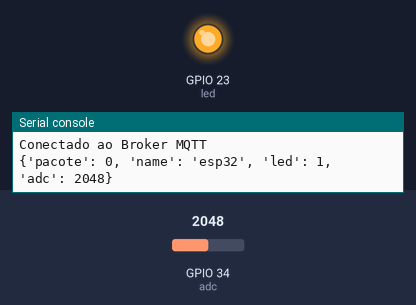
A program run on a simulated ESP32 board running MicroPython. Parts: output pins drawn as LEDs (lit = HIGH), the last lines printed to the serial console. The test bench sets the inputs (shaded band); at power-on: GPIO 34 (adc) = 2048 (analog values on the 0–4095 scale). WiFi joins after 1.5 s; no MQTT or app messages arrive unless stated.

Above: at 2.2 s.
At 12.1 s:
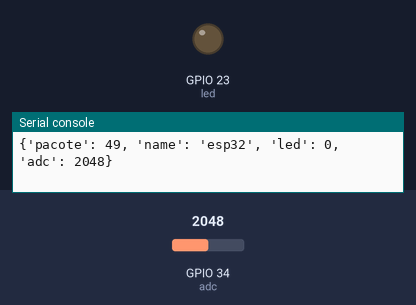
Timing chart, 0 to 21.7 s (numbered marks = the images above):
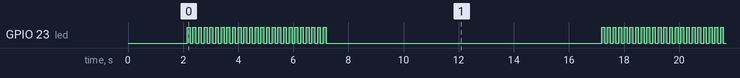

The program:

mqtt_servidor.py
```python
from umqtt.simple import MQTTClient
import network
from time import sleep
import ujson
from machine import Pin, ADC

# Configurar ADC
adc = ADC(Pin(34))
adc.atten(ADC.ATTN_11DB)
adc.width(ADC.WIDTH_12BIT)

# Configurar LED
led = Pin(23, Pin.OUT)
led.value(0)

# Dados da Rede WiFi
SSID = 'Galaxy S22EAA7'
WIFI_PASS = 'tbtt6469'

# Endereço do broker MQTT
BROKER_ADRR = '192.168.154.161'
BROKER_PORT = 1883
TOPIC = 'test/server/read'
MQTT_USER = 'esp32'
MQTT_PASS = 'esp32'


# Conectar o WiFi
def conectar_wifi(ssid: str, password: str):
    wifi = network.WLAN(network.STA_IF)
    wifi.active(True)
    wifi.connect(ssid, password)

    for c in range(11):
        if not wifi.isconnected():
            if c == 10:
                print('Não foi possível conectar.')
                while True:
                    pass
            print('Aguardando conexão...')
            sleep(1)
        else:
            print(f'Conectado ao WiFi: {wifi.ifconfig()}')
            break


# Conectar broker MQTT e assinar a um topico
def conectar_mqtt(broker_addr, broker_port, mqtt_user, mqtt_passwd):
    client = MQTTClient('esp32', broker_addr, broker_port, mqtt_user, mqtt_passwd)
    try:
        client.connect()
        print('Conectado ao Broker MQTT')
    except OSError as e:
        print(f'Erro ao conectar ao Broker MQTT: {e}')
        while True:
            pass
    return client


if __name__ == '__main__':
    conectar_wifi(SSID, WIFI_PASS)
    client = conectar_mqtt(BROKER_ADRR, BROKER_PORT, MQTT_USER, MQTT_PASS)

    counter = 0
    c = 0
    while True:
        led.value(not led.value())
        pacote = {
            'pacote': counter,
            'name': 'esp32',
            'led': led.value(),
            'adc': adc.read()
        }
        counter+=1
        c+=1
        msg = ujson.dumps(pacote)
        client.publish(TOPIC, msg)
        print(pacote)
        if c >= 50:
            c = 0
            sleep(10)
        else:
            sleep(0.1)
```

Measured:
- by itself, GPIO 23 (led): repeats every 15.0 s: HIGH 0.10 s, LOW 10.0 s, 24 × (HIGH 0.10 s, LOW 0.10 s)
- by itself, everything shown: repeats every 15.0 s, in 50 steps
